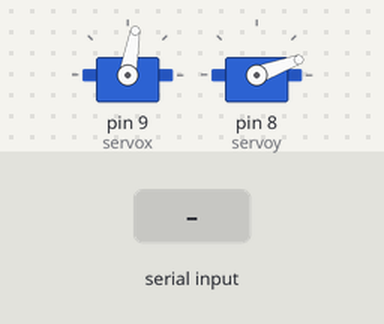
A sketch run on a simulated Arduino Uno, built with avr-gcc and run on an emulated ATmega328P. Parts: 2 × servo. The inputs (shaded band) are chosen by the test bench.

Above: at 1.2 s.
1.3 s: "90,45\n" received over Serial
At 1.7 s:
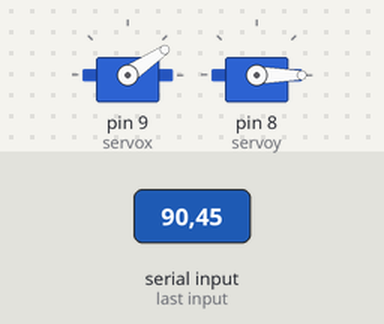
2.8 s: "30,150\n" received over Serial
At 4.0 s:
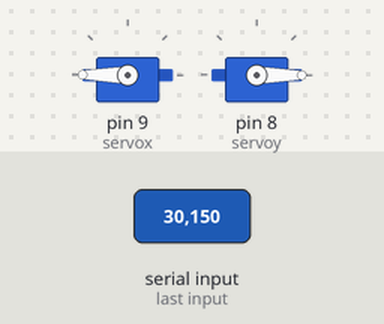
4.3 s: "5\n" received over Serial
At 4.7 s:
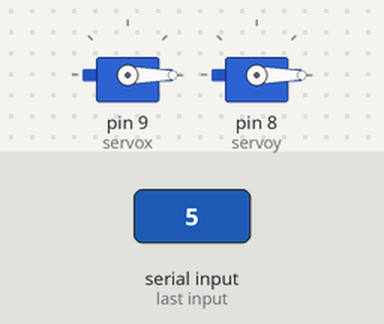
5.8 s: "90\n" received over Serial
At 7.0 s:
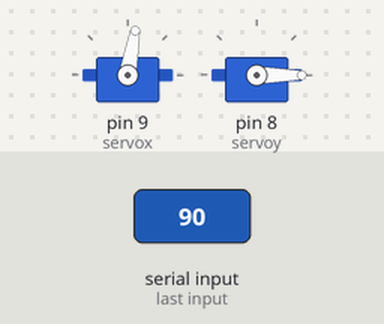
7.3 s: "200\n" received over Serial
At 8.2 s:
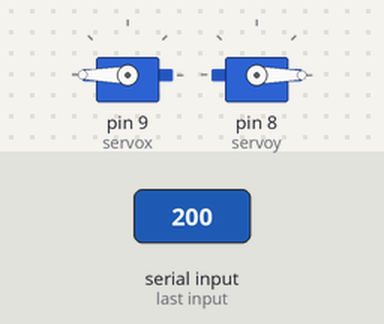
Timing chart, 0 to 9.8 s (numbered marks = the images above; inputs shaded):
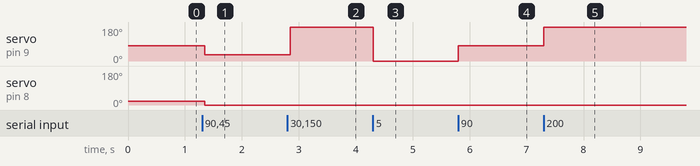

Measured:
- after the input at 1.3 s, servo on pin 9 (servox): 80° → 34° after 0.05 s; servo on pin 8 (servoy): 20° → 0° after 0.05 s
- after the input at 2.8 s, servo on pin 9 (servox): 34° → 180° after 0.05 s
- after the input at 4.3 s, servo on pin 9 (servox): 180° → 0° at once
- after the input at 5.8 s, servo on pin 9 (servox): 0° → 80° at once
- after the input at 7.3 s, servo on pin 9 (servox): 80° → 180° at once

The sketch:

CameraControl.ino
```cpp
#include <Servo.h>

Servo servox; // create servo object to control a servo
Servo servoy;

int iCompensX = -10;
int iCompensY = 20;
int xcoordinate = 90;
int ycoordinate = 0;
String inString = "";

void setup() {
    Serial.begin(19200);
    servox.attach(9);
    servoy.attach(8);
    servox.write(xcoordinate+iCompensX);
    servoy.write(ycoordinate+iCompensY);
}


void loop() {
    delay(50);


     if (Serial.available() > 0)
    {
      readCoordinates();
    }
}


void readCoordinates(){

   int x = 0;
   int y = 0;
   String sAux = "";

   while (Serial.available() > 0)
   {
    int inChar = Serial.read();
    if (isDigit(inChar)) {
      // convert the incoming byte to a char and add it to the string:
      inString += (char)inChar;
    }
    // if you get a newline, print the string, then the string's value:
    if (inChar == '\n') {
      x=inString.substring(0,3).toInt();
    /*  Serial.print("X:");
      Serial.println(x); */
      y=inString.substring(3,6).toInt();
   /*   Serial.print("Y:");
      Serial.println(inString.substring(3,6).toInt()); */
      inString = "";
      servox.write(x+iCompensX);
      servoy.write(y-90+iCompensY);

    }
   }
}
```
